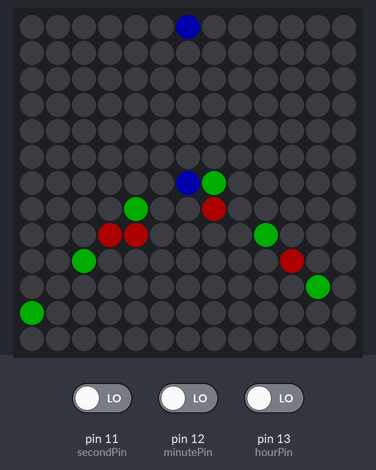
Bench run of a sketch on a simulated Arduino Uno, built with avr-gcc and run on an emulated ATmega328P. Shown: 13×13 RGB LED matrix (first LED top left, wired row by row). The inputs (shaded band) are chosen by the test bench; at power-on: pin 11 (secondPin) LOW, pin 12 (minutePin) LOW, pin 13 (hourPin) LOW. Dim RGB values are drawn brighter than linear.

Above: at 1.6 s.
1.7 s: pin 11 (secondPin) driven HIGH
At 4.5 s:
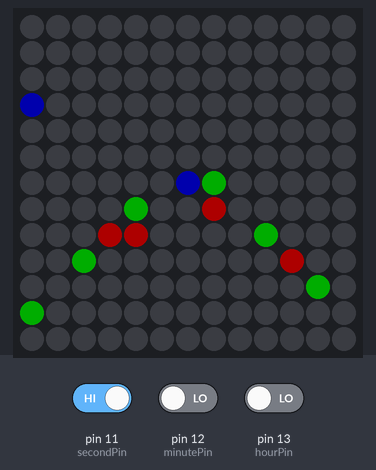
4.7 s: pin 12 (minutePin) driven HIGH
At 7.5 s:
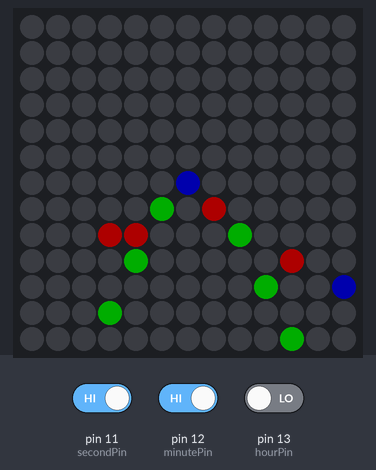
7.7 s: pin 13 (hourPin) driven HIGH
At 9.4 s:
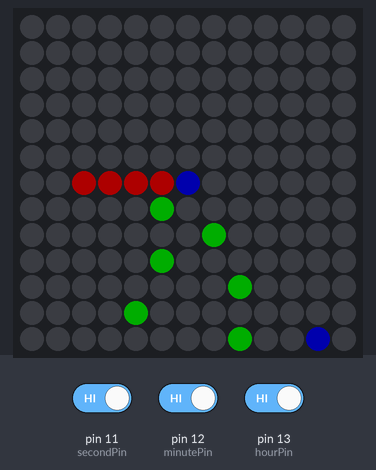
10.7 s: pin 11 (secondPin) driven LOW
At 11.6 s:
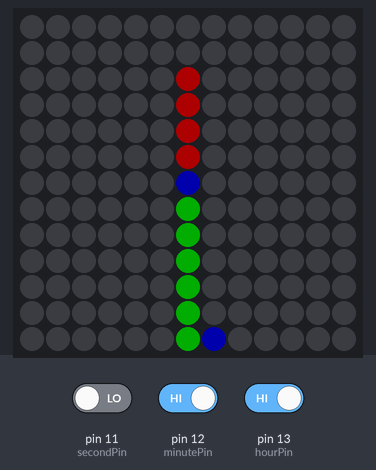
13.7 s: pin 12 (minutePin) driven LOW
At 16.4 s:
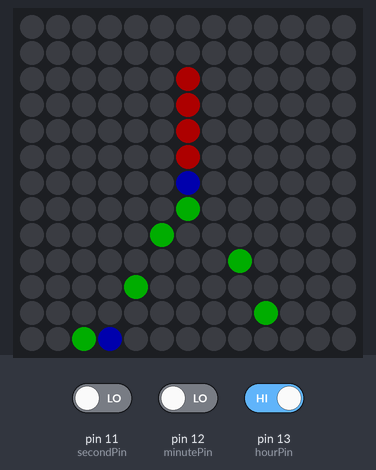
16.5 s: pin 13 (hourPin) driven LOW
At 17.7 s:
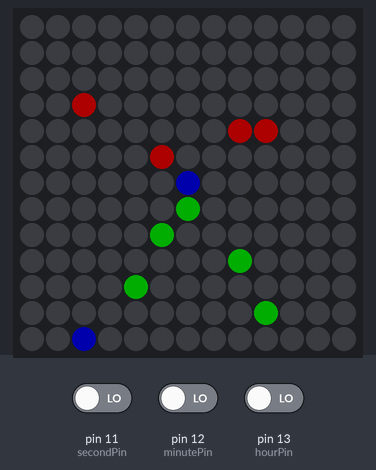
Timing chart, 0 to 19.5 s (numbered marks = the images above; inputs shaded):
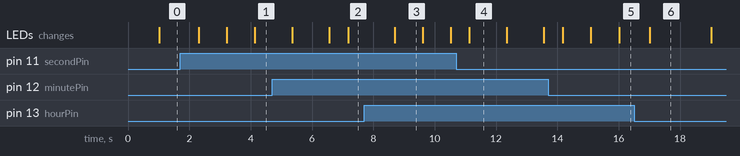

The sketch:

Digital_Analog_Clock.ino
```cpp
// The Neo Pixel library
#include <Adafruit_NeoPixel.h>
// pin of the LED
#define PIN 6
// pin for button to control the hour
#define hourPin  13
// pin for button to control the minute
#define minutePin 12
// pin for button to control the second
#define secondPin 11
// LED length 13 x 13
#define N_LEDS 169
// the Led strip object
Adafruit_NeoPixel strip = Adafruit_NeoPixel(N_LEDS, PIN, NEO_GRB + NEO_KHZ800);
//Matrices-------------------------------------------------
// size
const uint8_t rowSize = 13;
const uint8_t columnSize = 13;
const uint8_t layerSize = 7;
// Matrices for each hand + a layer so they rotate in a line.
int secondMatrix[rowSize][columnSize];
double secondLayer[layerSize];
int minuteMatrix[rowSize][columnSize];
double minuteLayer[layerSize];
int hourMatrix[rowSize][columnSize];
double hourLayer[layerSize];
//---------------------------------------------------------
// color constants -------------------------
uint32_t red= strip.Color(50, 0, 0);
uint32_t green= strip.Color(0, 50, 0);
uint32_t blue= strip.Color(0, 0, 50);
uint32_t blank = strip.Color(0, 0, 0);
//------------------------------------------
// Boot Time------------
// boot time for minutes
uint8_t setMin = 22;
// boot time for hours
uint8_t setHr = 8;
//--------------------------
// Current Time------------------------------------
// current time in seconds
uint32_t timeInSeconds = 0;
// current time in minutes
uint32_t timeinMinutes = 0;
// the last time
uint32_t lastTime = 0;
// clock over time
uint8_t clockOver = 60;
//-------------------------------------------------
void setup() {
  // setup for Led strip
  strip.begin();
  // setup for buttons
  pinMode(hourPin, INPUT);
  pinMode(minutePin, INPUT);
  pinMode(secondPin, INPUT);
  //Serial.begin(9600);
  // setup for the hands on the clock
  int i;
  // hour
  for( i = 2; i <7 ;i++){
    hourMatrix[i][6] = 1;
  }
  // minute
  for(i =0; i <7 ;i++){
    minuteMatrix[i][6] = 2;
  }
  // second
  for(i =6; i <7 ;i++){
    secondMatrix[i][6] = 3;
  }
  secondMatrix[0][6] = 3;
  // rotate the matrices to reflect the starting time
  // rotate Hour
  // 12 hour clock 60/12 = 5 -> moving 1 hour equals 5 rotations of the matrix
  for(i = 0; i < setHr*5;i++){
    rotateMatrix(hourLayer,hourMatrix);
  }
  //rotate Minute
  for(i = 0; i < setMin;i++){
    rotateMatrix(minuteLayer,minuteMatrix);
    // set count to the current time
    timeinMinutes ++;
  }
}
void loop() {
  // get current time in seconds
  uint32_t theTime = millis()/1000;
  // check for when current Time is different that the last known time.
  if(theTime != lastTime){
    // rotate seconds matrix
    rotateMatrix(secondLayer,secondMatrix);
    // rotate minute matrix if time in seconds is >= 60
    if(timeInSeconds >= clockOver){
      // subtract time in seconds by 60 due to buttons
      timeInSeconds -= clockOver;
      // add +1 to time in minutes
      timeinMinutes++;
      // rotate minute matrix
      rotateMatrix(minuteLayer,minuteMatrix);
    }
    //Serial.println(timeinMinutes);
    // add + 1 to the current time in seconds
    timeInSeconds++;
    // rotate hour matrix if time in minutes is >= 60
    if(timeinMinutes >= clockOver){
      // subtract time in miuntes by 60 due to buttons
      timeinMinutes -= clockOver;
      // rotate hour matrix
      for(int i = 0; i < 5; i ++)
        rotateMatrix(hourLayer,hourMatrix);
    }
    // last time is equal to the current time
    lastTime = theTime;
    // update the strip with the changes done to the matrices
    updateMatrix();
    // show the strip change
    strip.show();

  }
  // if the hour button is hit, add +1 to the hour
  if(digitalRead(hourPin) == HIGH){
    for(int i = 0; i < 5; i ++)
    rotateMatrix(hourLayer,hourMatrix);
    delay(300);
  }
  // if the minute button is hit, add +1 to the minute
  if(digitalRead(minutePin) == HIGH){
    rotateMatrix(minuteLayer,minuteMatrix);
    timeinMinutes ++;
    delay(300);
  }
  // if the second button is hit, add +1 to the second
  if(digitalRead(secondPin) == HIGH){
    rotateMatrix(secondLayer,secondMatrix);
    timeInSeconds++;
    delay(300);
  }
}
// rotate a give matrix around the center at the same speed
void rotateMatrix(double layer[layerSize], int mat[rowSize][columnSize]){
  // around the origin starting with the outer layer to the inter layer.
  for (int j = 6; j > 0; j--) {
    // 13*13: outer layer is 48. so layer handles the speed of each layer
        layer[j] += j*8.0; // or j*((rowSize*4)-4)/60*10
        // if that layer cross the clockOver line, it moves
        if(layer[j] >= clockOver ) {
          // move that layer
          rotate(abs(j-6),mat);
          // substract that move but leave the extra if any
          layer[j] -=clockOver;
        }
    }
}
// update the LED strip with the values of the matrices
void updateMatrix(){
 // transverse each element in the matrices
 for(int i = 0; i < rowSize; i++){
  // the hardware is set up in a zig-zag like:
  // row 0: ------------->
  // row 1: <-------------
  // row 2: ------------->
  // so odd rows should be transversed in the oposite direction
  // even row
    if(i%2 == 0){
      for(int j = 0; j < columnSize; j ++){
        changeColor(i,j,false);
      }
     // odd row
    }else{
      for(int j = columnSize-1; j >=0; j --){
        changeColor(i,j,true);
      }
    }
 }
}
// change the color of a selectied element but is flip is true invert the column index
void changeColor(int i,int j,bool flip){
  // default type -> use to control the color
  int type = 0;
  // if the invert is needed
  if(flip){
    // change the type to the given matrix if at that location, the element != 0
    // the order of the check determines the which color will shown if there is overlap -> first on the bottom | last on the top
    if (minuteMatrix[i][abs(j-12)]!= 0) type = minuteMatrix[i][abs(j-12)];//minute
    if (hourMatrix[i][abs(j-12)]!= 0) type = hourMatrix[i][abs(j-12)];//hour
    if (secondMatrix[i][abs(j-12)]!= 0) type = secondMatrix[i][abs(j-12)];//second
  // if the inver is not needed
  }else{
   // change the type to the given matrix if at that location, the element != 0
   // the order of the check determines the which color will shown if there is overlap -> first on the bottom | last on the top
   if (minuteMatrix[i][j]!= 0) type = minuteMatrix[i][j];//minute
   if (hourMatrix[i][j]!= 0) type = hourMatrix[i][j];//hour
   if (secondMatrix[i][j]!= 0) type = secondMatrix[i][j]; //second
  }
  //change that pixels color
  selectColor(i,j,type);
}

// change the color of a selected pixel in the strip array given by a matrix
// type controls the color of the pixel
void selectColor(int i,int j, int type){
  switch(type){
      case 3:
        strip.setPixelColor(rowSize*i+j,blue);
        break;
      case 2:
        strip.setPixelColor(rowSize*i+j,green);
        break;
      case 1:
        strip.setPixelColor(rowSize*i+j,red);
        break;
      case 0:
        strip.setPixelColor(rowSize*i+j, blank);
        break;
    }
}
// rotate the matrix clockwise once
// credit to https://www.geeksforgeeks.org/rotate-matrix-elements/
void rotate(int layer,int matrix[rowSize][columnSize]) {
  int row = layer, col = layer;
  int prev, curr;
  int m = 13-layer;
  int n = 13-layer;
  // Store the first element of next
  // row, this element will replace
  // first element of current row
  prev = matrix[row + 1][col];
  // Move elements of first row
  // from the remaining rows
  for (int i = col; i < n; i++){
    curr = matrix[row][i];
    matrix[row][i] = prev;
    prev = curr;
  }
    row++;
  // Move elements of last column
  // from the remaining columns
  for (int i = row; i < m; i++) {
    curr = matrix[i][n-1];
    matrix[i][n-1] = prev;
    prev = curr;
  }
  n--;
  // Move elements of last row
  // from the remaining rows
  if (row < m) {
    for (int i = n-1; i >= col; i--) {
      curr = matrix[m-1][i];
      matrix[m-1][i] = prev;
      prev = curr;
    }
  }
  m--;
  // Move elements of first column
  // from the remaining rows
  if (col < n) {
    for (int i = m-1; i >= row; i--) {
      curr = matrix[i][col];
      matrix[i][col] = prev;
      prev = curr;
    }
  }
  col++;
}
```

Measured:
- what the display in image 3 shows lasts 0.9 s, from 8.7 s to 9.6 s
- what the display in image 4 shows lasts 1.2 s, from 11.1 s to 12.3 s
